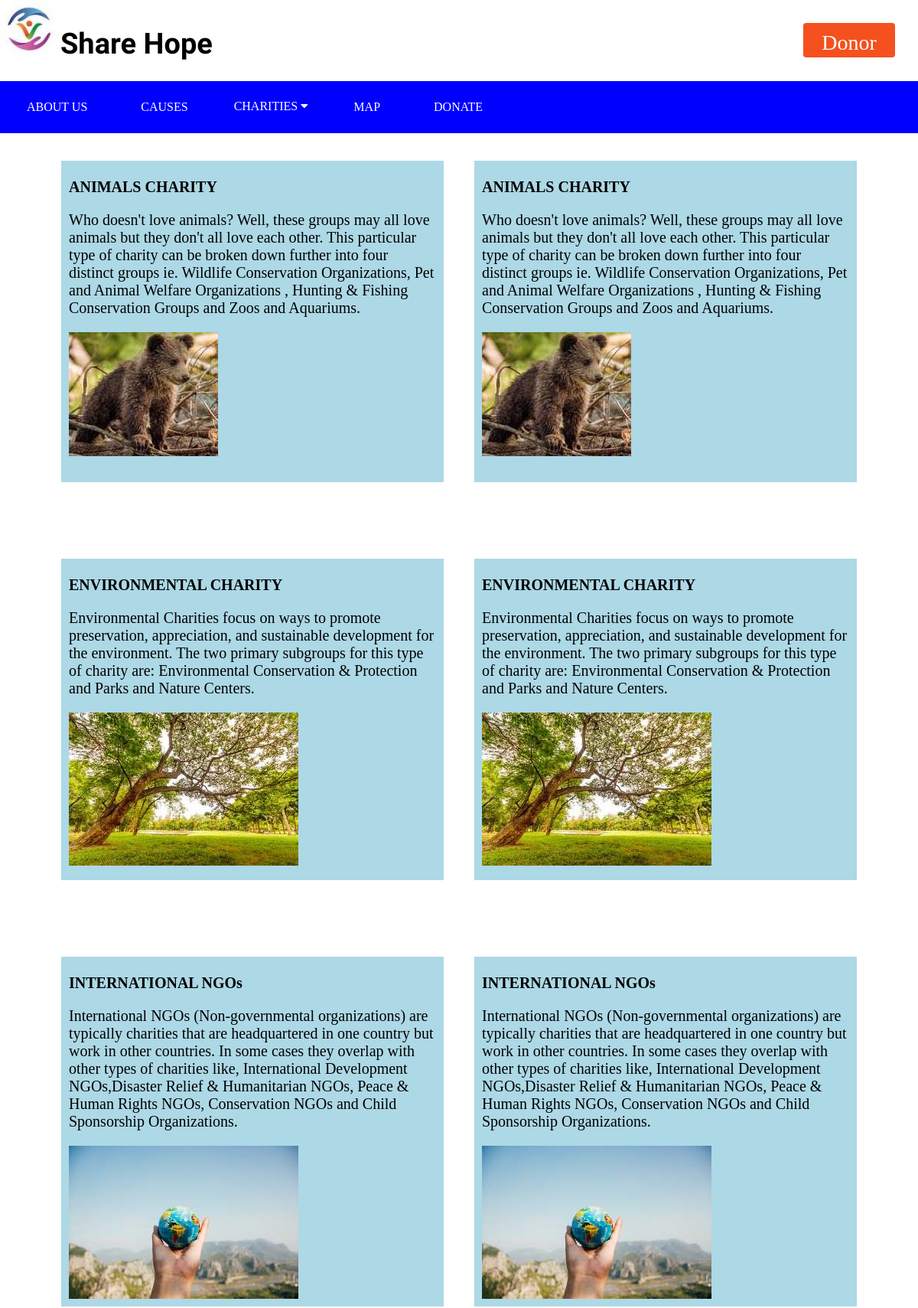
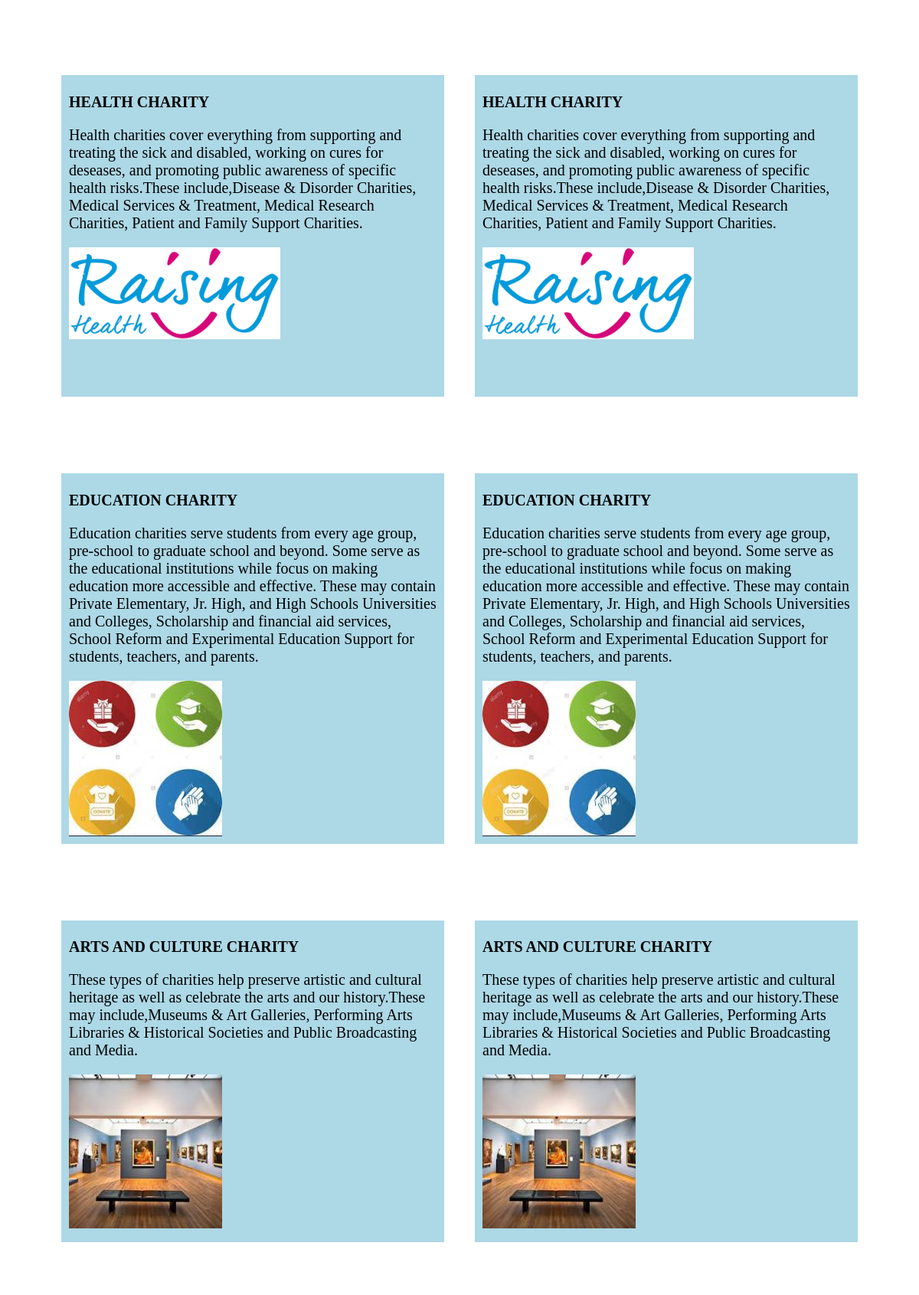
Screenshot of /categories/causes/ (upper part) with the database file from the repository (2 pictures, top to bottom).
### categories/models.py (models this page shows)
class Causes(models.Model) :
    cat_id = models.AutoField(primary_key=True)
    cat_name = models.CharField(max_length=50)
    desc = models.TextField(max_length=500)
    img = models.ImageField(blank=True)

### categories/views.py (the view)
# urls.py: url('causes/', views.causes, name="causes"),
def causes(request):
    queryset= Causes.objects.all()
    context={"object_list":queryset}
    return render(request, 'categories/causes.html',context)

### categories/templates/categories/causes.html (shortened to what this page needs)
{% extends 'base_layout.html' %}
{% load static %}
    {% block content%}
    <link rel="stylesheet" href="{% static 'css/about.css' %}">
    {% endblock %}
{% block body %}
<br> <br>
{% for instance in object_list %}
<div id="base2">
    <h1>  {{instance.cat_name}} </h1>
    <P>{{instance.desc }} </P>
<img  src="{{instance.img.url}}"/>
</div>
<div id="base3">
    <h1>  {{instance.cat_name}} </h1>
    <P>{{instance.desc }} </P>
<img  src="{{instance.img.url}}"/>
</div>
{% endfor %}
{% endblock %}

### templates/base_layout.html (shortened to what this page needs)
{% load static %}
<html>
<head>
    <link rel="stylesheet" href="{% static 'css/style.css' %}">
<link rel="stylesheet" href="http://maxcdn.bootstrapcdn.com/font-awesome/4.2.0/css/font-awesome.min.css">
	{% block content%}
{% endblock %}
</head>
<body height="100%">
<a href="{% url 'accounts:signup' %}"><button class="button" style="vertical-align:middle"><span>Donor </span>
</button></a>
<div id="logo">
 <img class="img-responsive" src="{% static 'img/image1.jpg'%}" >
    <span class="slogan">Share Hope</span>
</div>
<div class="navbar">
  <a href="{% url 'about' %}">ABOUT US</a>
  <a href="{% url 'categories:causes'%}">CAUSES</a>
  <div class="dropdown">
    <button class="dropbtn">CHARITIES
      <i class="fa fa-caret-down"></i>
    </button>
  </div>
    <a href="#home">MAP</a>
  <a href="#news">DONATE</a>
</div>
 {% block body %}
 {% endblock %}
</body>
</html>

### assets/css/style.css (style rules this page uses)
#logo { box-sizing: border-box; width: 100%; height: 100px; }
.slogan { font-size: 38px; margin-right:55%; color:black; font-family: 'Cookie', cursive; font-weight:bold; }
::placeholder { font-size: 10px; padding-left: 10px; font-style: italic; }
.navbar { overflow: hidden; background-color: blue; padding-top:10px; padding-bottom: 10px; margin-top: 6px; }
.navbar a { float: left; font-size: 16px; color: white; text-align: center; padding: 15px 35px; text-decoration: none; }
.dropdown { float: left; overflow: hidden; }
.dropdown .dropbtn { font-size: 16px; border: none; outline: none; color: white; padding: 14px 25px; background-color: inherit; font-family: inherit; margin: 0; }
body { margin: 0; padding: 0; }
.button { display: inline-block; float:right; border-radius: 4px; background-color: #f4511e; border: none; color: #FFFFFF; text-align: center; font-size: 28px; font-family:monotype corsiva; padding: 10px; width: 120px; height:45px; transition: all 0.5s; cursor: pointer; margin: 30px; }
.button span { cursor: pointer; display: inline-block; position: relative; transition: 0.5s; }
.button span:after { content: '\00bb'; position: absolute; opacity: 0; top: 0; right: -20px; transition: 0.5s; }

### assets/css/about.css (style rules this page uses)
#base2 { background-color:lightblue; width: 40%; margin-left:80px; margin-bottom:100px; padding: 10px; min-height:400px; font-family:times new roman; font-size:20px; float:left; }
#base3 { background-color:lightblue; width: 40%; margin-right:80px; margin-bottom:100px; padding: 10px; min-height:400px; font-family:times new roman; font-size:20px; float:right; }
h1 { font-family:tahoma; font-size:20px; }

### rows the page displays
Causes: cat_name "ANIMALS CHARITY", desc "Who doesn't love animals? Well, these groups may all love animals but they don't all love each other. This particular type of charity can be broken down further into four distinct groups ie. Wildlife Conservation Organizations, Pet and Animal Welfare Organizations , Hunting & Fishing Conservation Groups and Zoos and Aquariums.", img (picture)
Causes: cat_name "ENVIRONMENTAL CHARITY", desc "Environmental Charities focus on ways to promote preservation, appreciation, and sustainable development for the environment. The two primary subgroups for this type of charity are: Environmental Conservation & Protection and Parks and Nature Centers.", img (picture)
Causes: cat_name "INTERNATIONAL NGOs", desc "International NGOs (Non-governmental organizations) are typically charities that are headquartered in one country but work in other countries. In some cases they overlap with other types of charities like, International Development NGOs,Disaster Relief & Humanitarian NGOs, Peace & Human Rights NGOs, Conservation NGOs and Child Sponsorship Organizations.", img (picture)
Causes: cat_name "HEALTH CHARITY", desc "Health charities cover everything from supporting and treating the sick and disabled, working on cures for deseases, and promoting public awareness of specific health risks.These include,Disease & Disorder Charities, Medical Services & Treatment, Medical Research Charities, Patient and Family Support Charities.", img (picture)
Causes: cat_name "EDUCATION CHARITY", desc "Education charities serve students from every age group, pre-school to graduate school and beyond. Some serve as the educational institutions while focus on making education more accessible and effective. These may contain Private Elementary, Jr. High, and High Schools Universities and Colleges, Scholarship and financial aid services, School Reform and Experimental Education Support for students, teachers, and parents.", img (picture)
Causes: cat_name "ARTS AND CULTURE CHARITY", desc "These types of charities help preserve artistic and cultural heritage as well as celebrate the arts and our history.These may include,Museums & Art Galleries, Performing Arts Libraries & Historical Societies and Public Broadcasting and Media.", img (picture)
